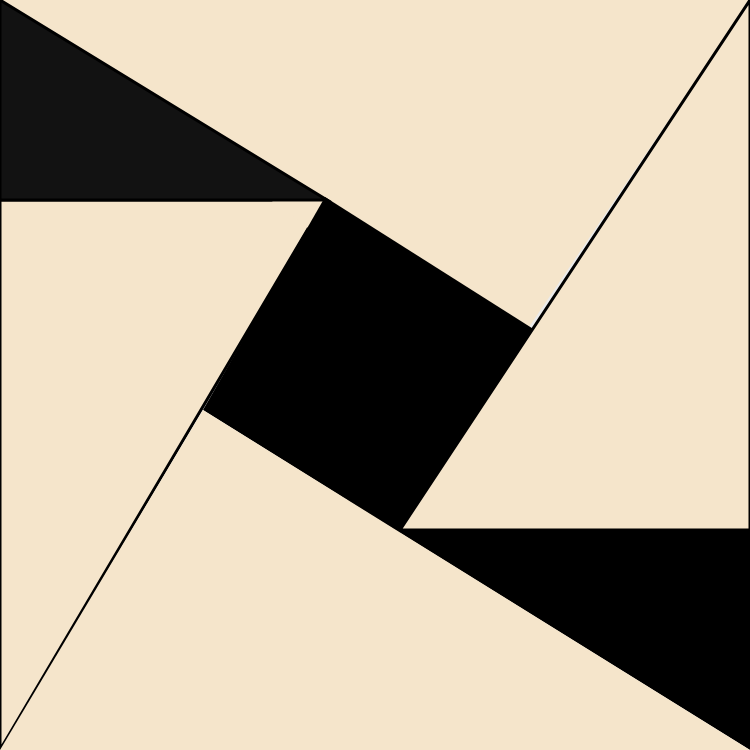
Frame 1 (no input)
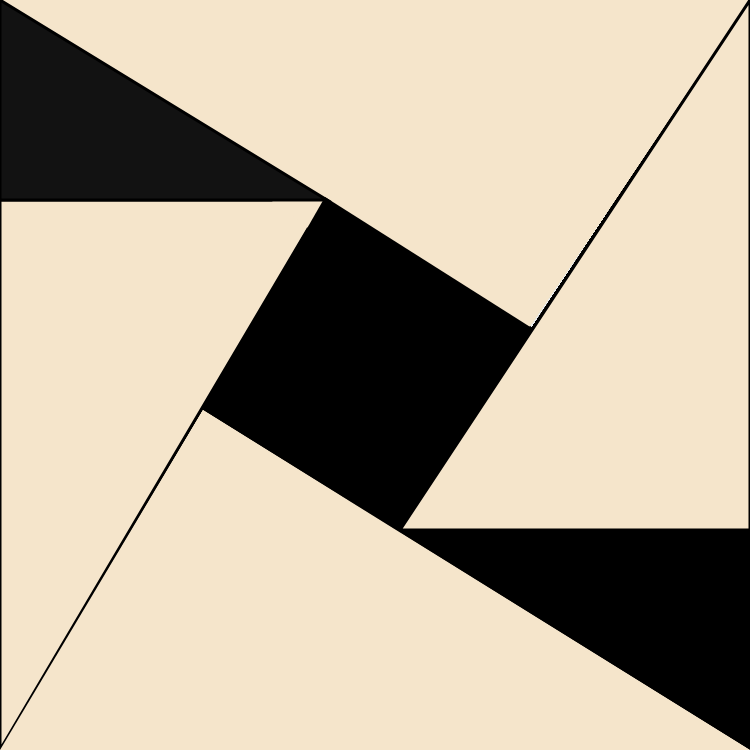
Frame 60 (no input)
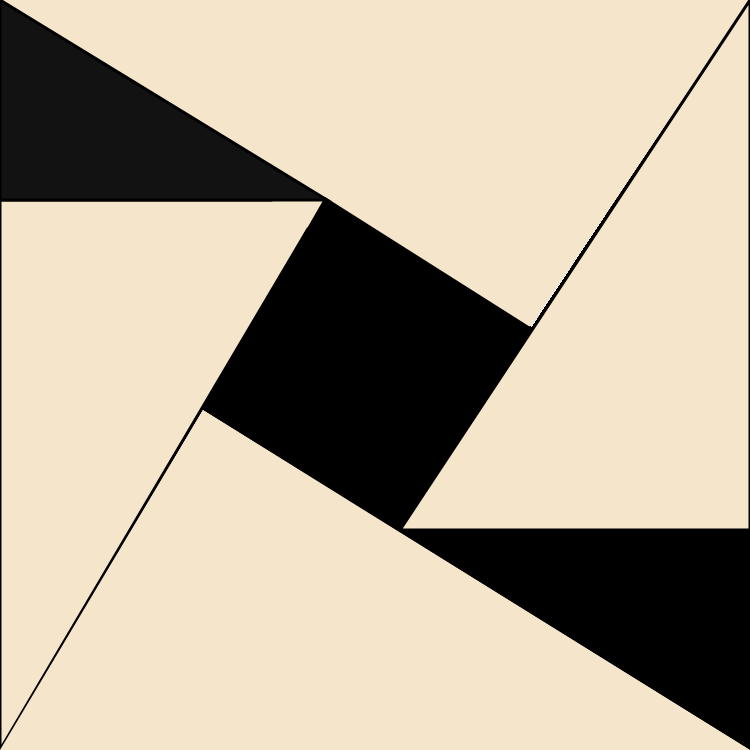
Frame 120 (the mouse pressed at the canvas centre since frame 60)

The p5.js sketch that drew these frames (run headless with seeded random() and noise() and a simulated clock; from frame 60 on, the mouse is pressed at the canvas centre):

// p5.js sketch
// ── sketch.js
function setup() {
    createCanvas(750,750);
    background('#EBEBEB');
}

function draw() {
    stroke(0);
    strokeWeight(3);
    fill('#F5E5CB');
    triangle(0,200, 325,200, 0,750);            //bottom-left peach triangle
    stroke(255);
    strokeWeight(0);
    fill('#F5E5CB')
    triangle(0,0, 750,0, 500,370);              //top-middle peach triangle    
    fill(0);
    strokeWeight(0);
    triangle(347,500, 750,500, 750,750);        //bottom-right black triangle
    quad(325,197, 535,330, 400,533, 203,410);   //middle quad
    stroke(0);
    strokeWeight(3);
    fill('#F5E5CB')
    triangle(400,530, 750,0, 750,530);          //top-right peach triangle
    fill('#121212')
    triangle(0,0, 0,200, 327,200);              //top-left black triangle
    strokeWeight(0);
    fill('#F5E5CB');
    triangle(0,750, 203,410, 750,750);          //bottom-middle peach triangle
}
